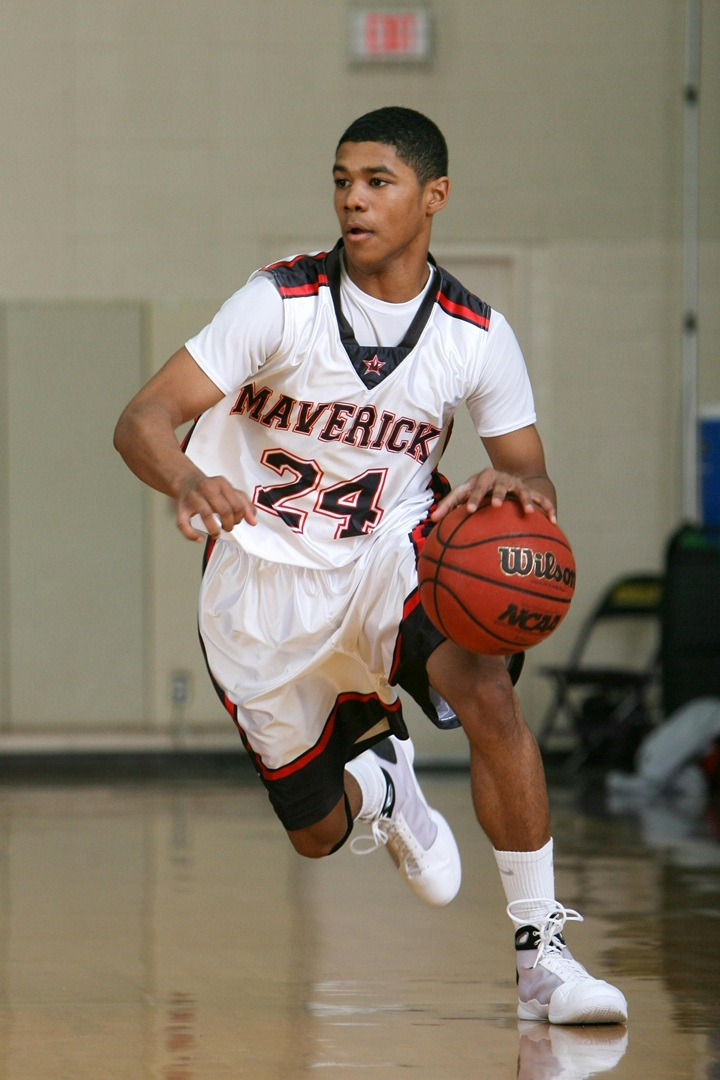
#> input picture Photo/basketballplayer.jpg, 720 x 1080 px, given in place of the camera
$ python face_anonymizer.py
#> lines starting #> are read from the running program, lines starting #| are printed output that depends on the picture; after the words box and inside, x2 and y2 are one past the last pixel; in counts of white or black regions, pixels touching at a corner belong together
#import libraries

import cv2 as cv

#START CAMERA
cap = cv.VideoCapture(0)

#LOAD FACE DETECTOR
face_dect = cv.CascadeClassifier(cv.data.haarcascades + 'haarcascade_frontalface_default.xml')
#cv.CascadeClassifier(...):loads a pre-trained classifier
#cv.data.haarcascades -> points to the directory within the OpenCV library where these classifier stored


while True:
    ret,frame = cap.read()
#> frame is the input picture: shape (1080, 720, 3); mean B, G, R 108.9, 125.4, 136.4
    if not ret:
        break

    #ON CONVERTING IT TO GRAYSCALE
    cap_gray = cv.cvtColor(frame,cv.COLOR_BGR2GRAY)
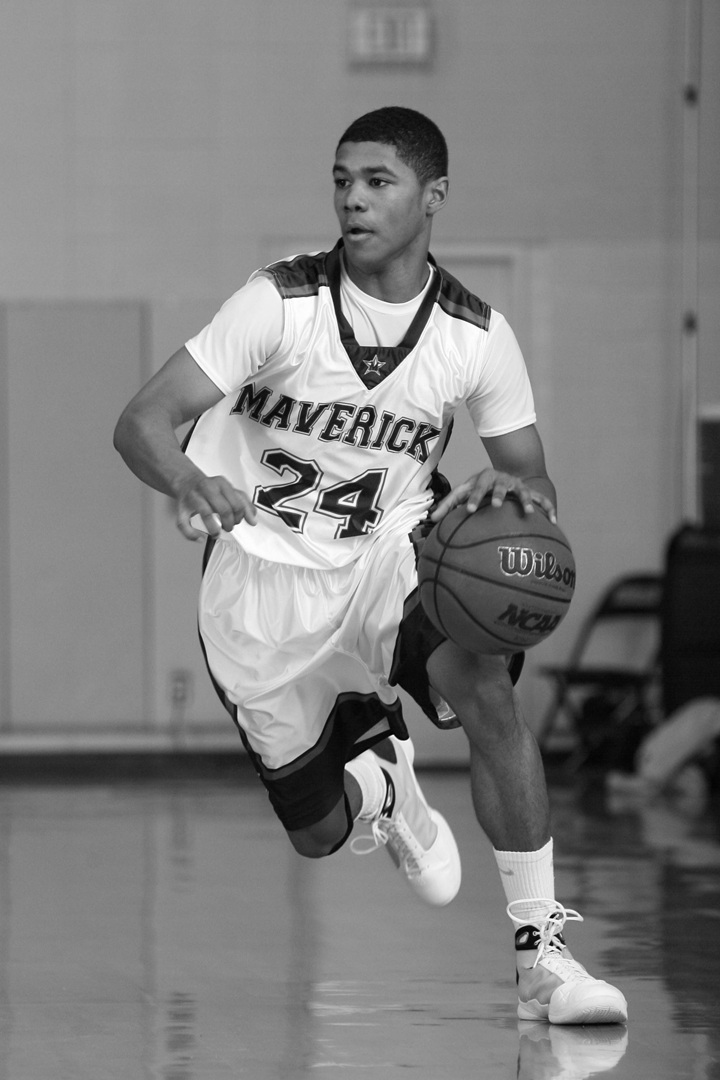
#> cap_gray: shape (1080, 720); min 0, max 255, mean 126.8

    #DETECTION OF FACES

    faces = face_dect.detectMultiScale(cap_gray,1.1,4)
#> faces = [[308, 133, 121, 121]]
    '''1.1 means the image is reduced by 10% at each scale thus on reducing it it gives more accurate and fine results
    but also increase computational time
    3-6 is good if 3  more face detect but some amy be wrong
    5 or 6 fewer bot more confident or precise detections'''

    #BLUR EACH FACE
    for (x,y,w,h) in faces:
        faces = frame[y:y+h,x:x+w]
        blur = cv.GaussianBlur(faces, (51,71),10)
        '''Here the 51 ,21 are the width and height
        both has to be odd and positive
        and the 30 is the value by which bluring occurs more
        value means more blur'''
        frame[y:y+h,x:x+w] = blur
        cv.rectangle(frame, (x,y),(x+w,y+h),(0, 255, 0), 3)
#> this loop made 1 pass
#> pass 1, `faces = frame[y:y+h,x:x+w]`:
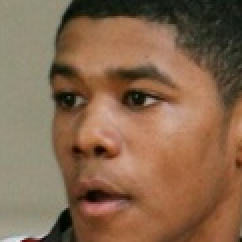
#> faces: shape (121, 121, 3) (shown 2 times larger); mean B, G, R 78.3, 103.6, 134.5
#> pass 1, `blur = cv.GaussianBlur(faces, (51,71),10)`:
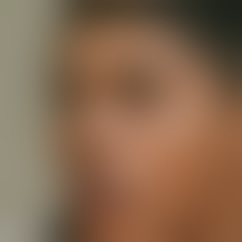
#> blur: shape (121, 121, 3) (shown 2 times larger); mean B, G, R 78.4, 103.7, 134.6
#> after the loop:
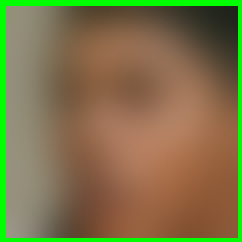
#> faces: shape (121, 121, 3) (shown 2 times larger); mean B, G, R 71.9, 116.2, 125.1
#> after the loop:
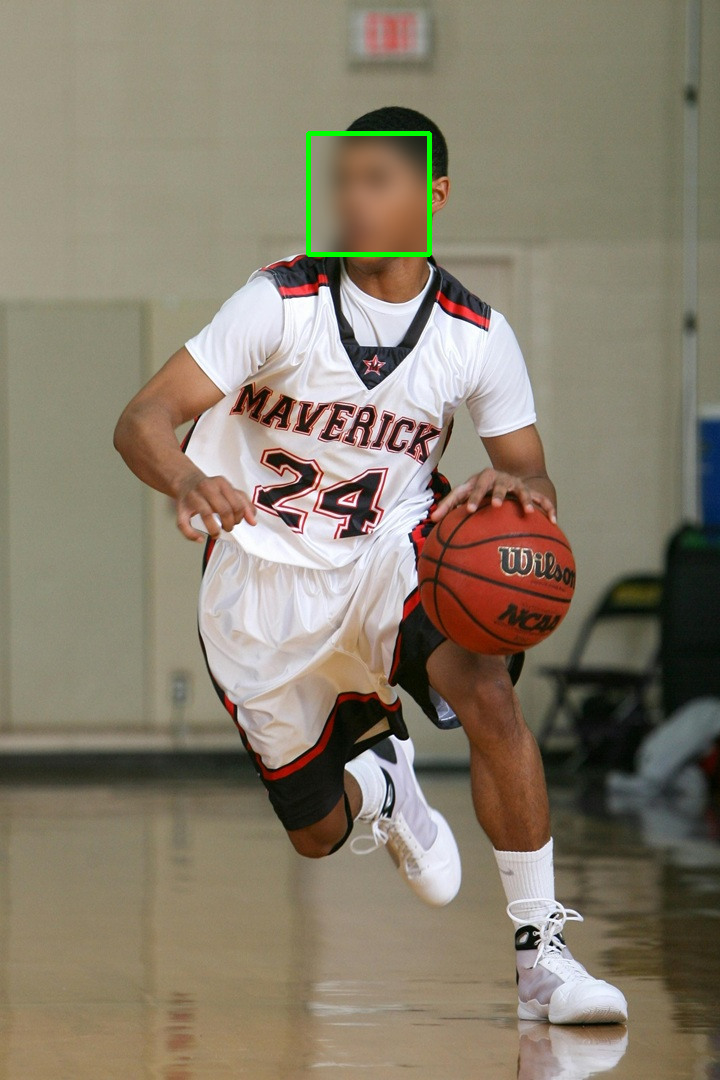
#> frame: shape (1080, 720, 3); 2.04% of pixels changed, all inside (x1, y1, x2, y2) = (306, 131, 432, 257)
    #show result
    cv.imshow('Anonymizer',frame)

    #To exit
    if cv.waitKey(1) & 0xFF == ord('q'):
#> (key q is pressed here)
        break

cap.release()
cv.destroyAllWindows()

$ run again, on Photo/bear.jpg
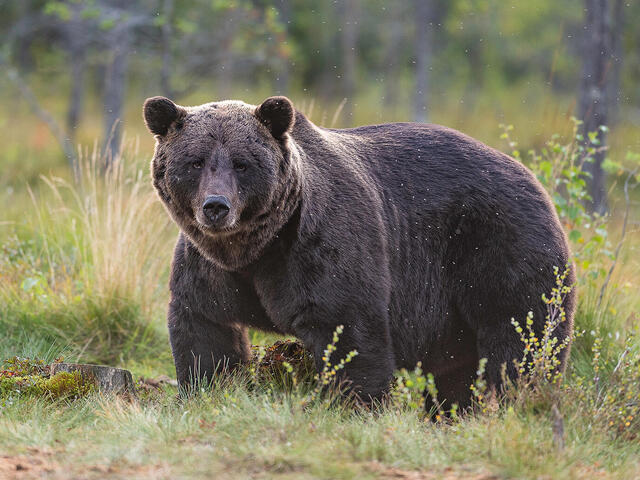
#> input picture Photo/bear.jpg, 640 x 480 px, given in place of the camera
#> frame is the input picture: shape (480, 640, 3); mean B, G, R 96.3, 117.1, 121.2
#> `cap_gray = cv.cvtColor(frame,cv.COLOR_BGR2GRAY)`:
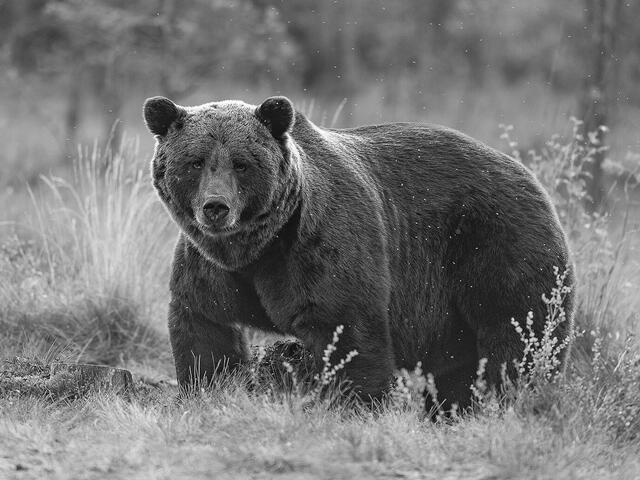
#> cap_gray: shape (480, 640); min 1, max 255, mean 115.9
#> `faces = face_dect.detectMultiScale(cap_gray,1.1,4)`: faces = [[66, 122, 56, 56]]
#> the loop `for (x,y,w,h) in faces:` made 1 pass
#> after the loop `for (x,y,w,h) in faces:`:
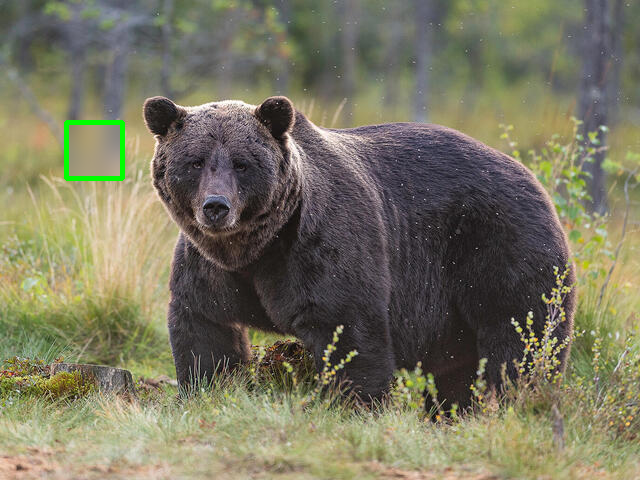
#> frame: shape (480, 640, 3); 1.21% of pixels changed, all inside (x1, y1, x2, y2) = (64, 120, 125, 181)
